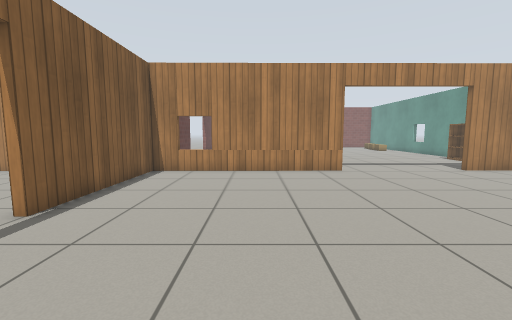
[1] (above)

21 first-person views from a walk through a world built for the Gazebo simulator. The camera is 0.9 m above the floor, tilts 6° down and sees 90° across. The floor is counted in squares, 0.5 m on a side. Each view is taken from the middle of a square. On the plan, view 1 faces up. The plan holds only what a view shows up to about 15 squares ahead; the rest is blank. The robots in the file are not drawn. Gazebo's built-in surfaces are drawn with simple patterns.

[2]
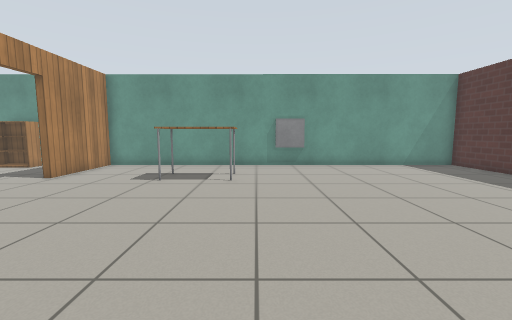

[3]
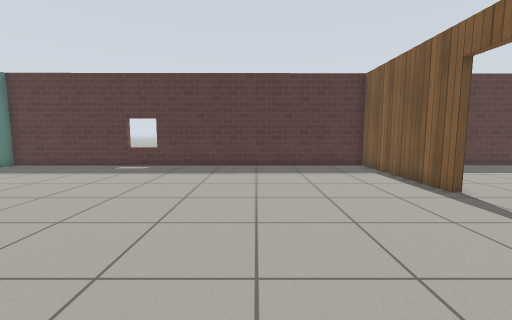

[4]
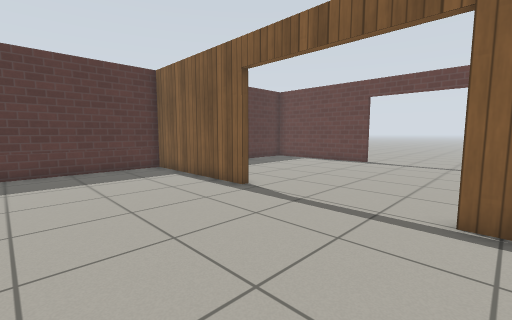

[5]
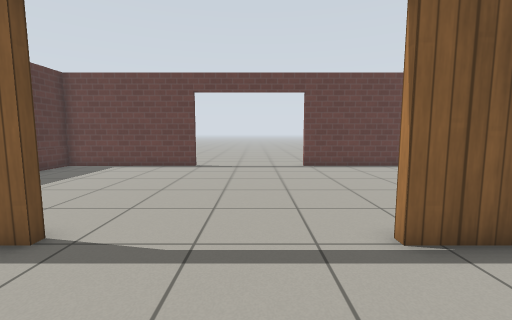

[6]
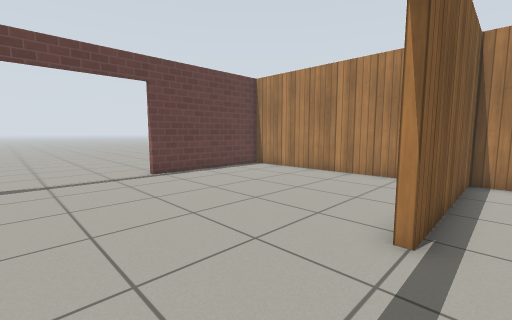

[7]
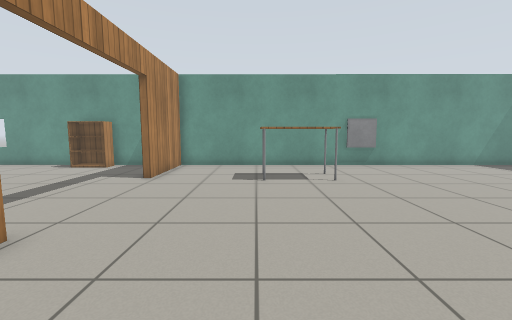

[8]
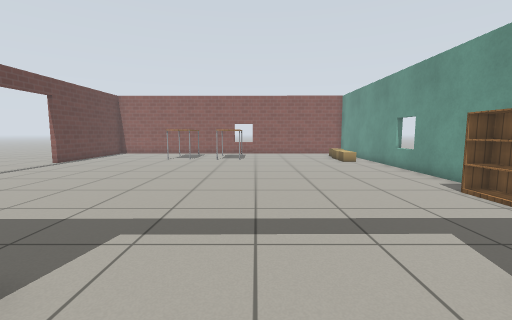

[9]
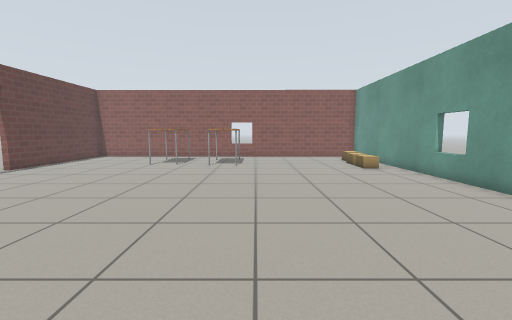

[10]
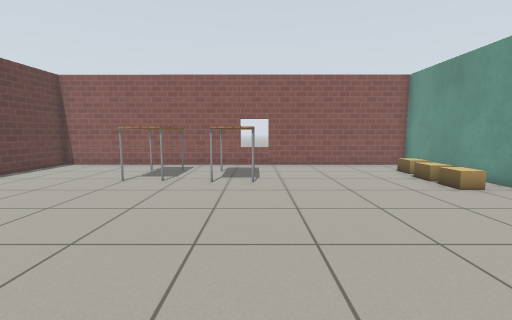

[11]
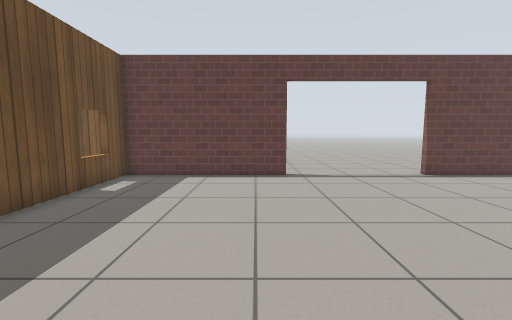

[12]
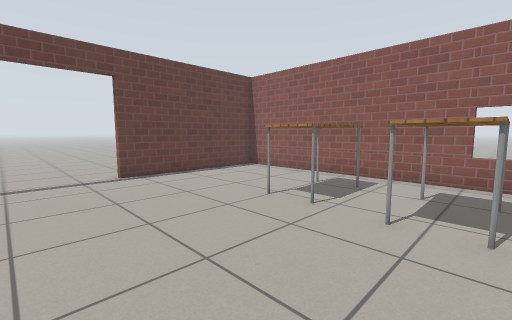

[13]
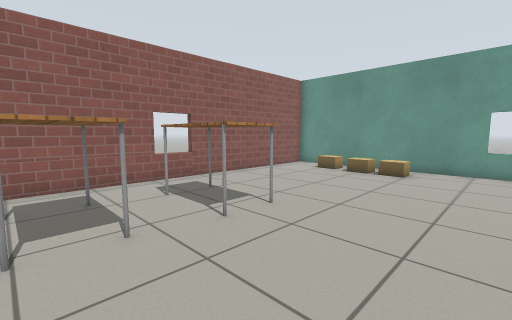

[14]
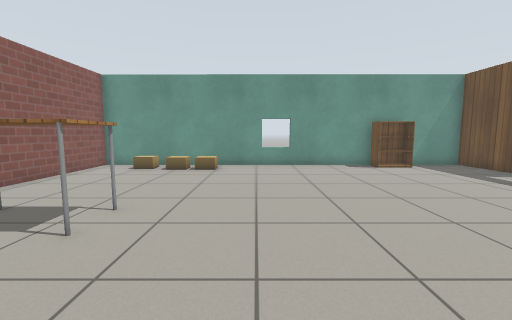

[15]
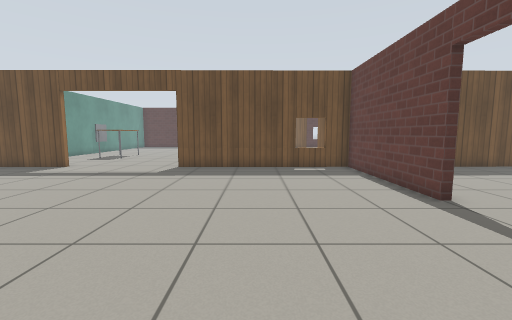

[16]
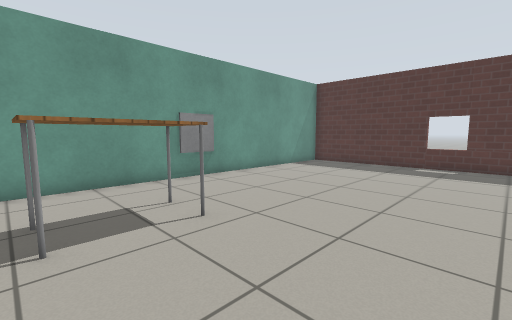

[17]
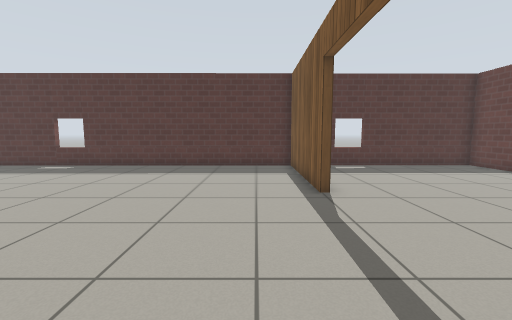

[18]
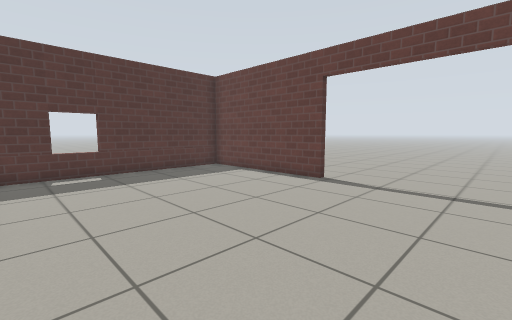

[19]
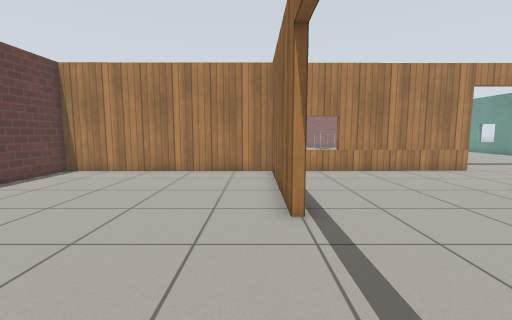

[20]
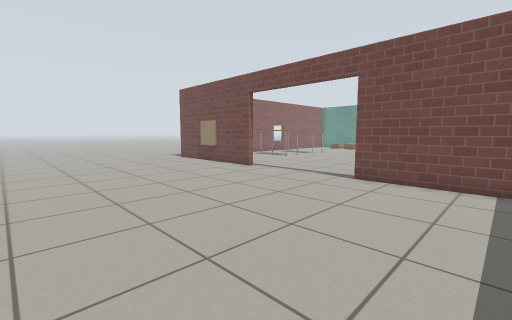

[21]
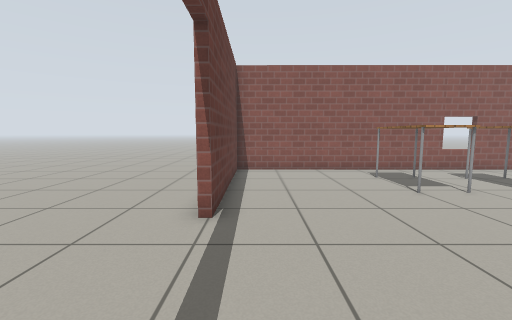

### Floor plan
Ten units are one square. View 1 is at (0, 0); x grows to the right and y downward. Boxes are objects, and circles mark ways between rooms. Rooms are numbered by the first view taken in them; rooms with no view inside come last. Other rooms are left out.
<svg viewBox="-155 -331 305 409">
<path fill="none" stroke="#000" d="M42 -122 -49 -121 -49 -52M-49 6 -49 72 144 71 144 -122 101 -122M-49 -194 -49 -124 41 -125M101 -125 144 -125 145 -325 -49 -326 -49 -252M-52 -52 -52 -121 -150 -120 -150 -56M-150 3 -150 73 -58 72M-137 -124 -106 -124M-52 -149 -52 -194M-52 -252 -52 -269"/>
<rect x="95" y="-85" width="20" height="40" fill="#bbb"><title>table</title></rect>
<rect x="5" y="-305" width="20" height="30" fill="#bbb"><title>table</title></rect>
<rect x="45" y="-305" width="20" height="40" fill="#bbb"><title>table</title></rect>
<rect x="125" y="-275" width="10" height="20" fill="#bbb"><title>cardboard box</title></rect>
<rect x="125" y="-285" width="10" height="10" fill="#bbb"><title>cardboard box</title></rect>
<rect x="125" y="-305" width="10" height="20" fill="#bbb"><title>cardboard box</title></rect>
<rect x="135" y="-175" width="10" height="20" fill="#bbb"><title>bookshelf</title></rect>
<circle cx="75" cy="-120" r="3" fill="#2a7"/>
<circle cx="-50" cy="-25" r="3" fill="#2a7"/>
<circle cx="-50" cy="-225" r="3" fill="#2a7"/>
<circle cx="-150" cy="-25" r="3" fill="#2a7"/>
<text x="50" y="-30">1</text>
<text x="50" y="-230">2</text>
<text x="-100" y="-30">3</text>
<text x="-100" y="-150">4</text>
</svg>
Room 1 opens to room 2. Room 1 opens to room 3. Room 2 opens to room 4. Room 3 opens to room 4.

Where each view was taken, in squares from view 1:
view 1: 0 up, 0 right, facing up
view 2: 4 up, 0 right, facing right
view 3: 7 up, 1 right, facing down
view 4: 6 up, 1 right, facing down-left
view 5: 3 up, 1 left, facing left
view 6: 1 up, 4 left, facing up-left
view 7: 8 up, 0 right, facing right
view 8: 10 up, 7 right, facing up
view 9: 13 up, 7 right, facing up
view 10: 18 up, 6 right, facing up
view 11: 18 up, 6 right, facing left
view 12: 22 up, 6 right, facing up-left
view 13: 23 up, 1 right, facing up-right
view 14: 24 up, 0 right, facing right
view 15: 26 up, 0 right, facing down
view 16: 8 up, 5 right, facing down-right
view 17: 7 up, 3 left, facing down
view 18: 5 up, 6 left, facing down-left
view 19: 0 up, 6 left, facing up
view 20: 15 up, 15 left, facing up-right
view 21: 20 up, 4 left, facing up
